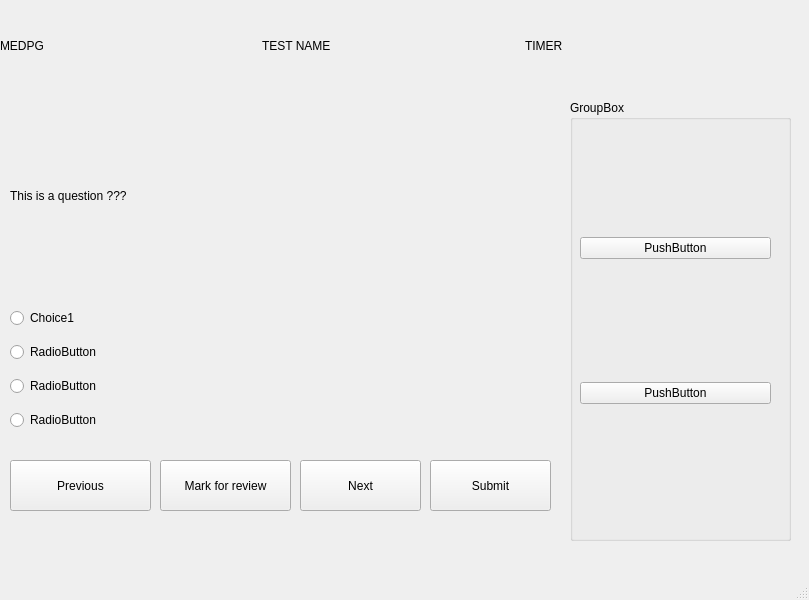
<?xml version="1.0" encoding="UTF-8"?>
<ui version="4.0">
 <class>MainWindow</class>
 <widget class="QMainWindow" name="MainWindow">
  <property name="geometry">
   <rect>
    <x>0</x>
    <y>0</y>
    <width>809</width>
    <height>600</height>
   </rect>
  </property>
  <property name="windowTitle">
   <string>MainWindow</string>
  </property>
  <widget class="QWidget" name="centralwidget">
   <widget class="QWidget" name="horizontalLayoutWidget">
    <property name="geometry">
     <rect>
      <x>0</x>
      <y>0</y>
      <width>781</width>
      <height>91</height>
     </rect>
    </property>
    <layout class="QHBoxLayout" name="horizontalLayout">
     <item>
      <widget class="QLabel" name="label_3">
       <property name="text">
        <string>MEDPG</string>
       </property>
      </widget>
     </item>
     <item>
      <widget class="QLabel" name="label_2">
       <property name="text">
        <string>TEST NAME</string>
       </property>
      </widget>
     </item>
     <item>
      <widget class="QLabel" name="label_4">
       <property name="text">
        <string>TIMER</string>
       </property>
      </widget>
     </item>
    </layout>
   </widget>
   <widget class="QWidget" name="horizontalLayoutWidget_2">
    <property name="geometry">
     <rect>
      <x>10</x>
      <y>100</y>
      <width>541</width>
      <height>191</height>
     </rect>
    </property>
    <layout class="QHBoxLayout" name="horizontalLayout_4">
     <item>
      <widget class="QLabel" name="label">
       <property name="text">
        <string>This is a question ???</string>
       </property>
      </widget>
     </item>
    </layout>
   </widget>
   <widget class="QPushButton" name="pushButton">
    <property name="geometry">
     <rect>
      <x>10</x>
      <y>460</y>
      <width>141</width>
      <height>51</height>
     </rect>
    </property>
    <property name="text">
     <string>Previous</string>
    </property>
   </widget>
   <widget class="QPushButton" name="pushButton_2">
    <property name="geometry">
     <rect>
      <x>300</x>
      <y>460</y>
      <width>121</width>
      <height>51</height>
     </rect>
    </property>
    <property name="text">
     <string>Next</string>
    </property>
   </widget>
   <widget class="QPushButton" name="pushButton_3">
    <property name="geometry">
     <rect>
      <x>160</x>
      <y>460</y>
      <width>131</width>
      <height>51</height>
     </rect>
    </property>
    <property name="text">
     <string>Mark for review</string>
    </property>
   </widget>
   <widget class="QPushButton" name="pushButton_4">
    <property name="geometry">
     <rect>
      <x>430</x>
      <y>460</y>
      <width>121</width>
      <height>51</height>
     </rect>
    </property>
    <property name="text">
     <string>Submit</string>
    </property>
   </widget>
   <widget class="QWidget" name="verticalLayoutWidget_2">
    <property name="geometry">
     <rect>
      <x>10</x>
      <y>300</y>
      <width>541</width>
      <height>141</height>
     </rect>
    </property>
    <layout class="QVBoxLayout" name="verticalLayout_5">
     <item>
      <widget class="QRadioButton" name="radioButton_2">
       <property name="text">
        <string>Choice1</string>
       </property>
      </widget>
     </item>
     <item>
      <widget class="QRadioButton" name="radioButton_4">
       <property name="text">
        <string>RadioButton</string>
       </property>
      </widget>
     </item>
     <item>
      <widget class="QRadioButton" name="radioButton">
       <property name="text">
        <string>RadioButton</string>
       </property>
      </widget>
     </item>
     <item>
      <widget class="QRadioButton" name="radioButton_3">
       <property name="text">
        <string>RadioButton</string>
       </property>
      </widget>
     </item>
    </layout>
   </widget>
   <widget class="QGroupBox" name="groupBox">
    <property name="geometry">
     <rect>
      <x>570</x>
      <y>100</y>
      <width>221</width>
      <height>441</height>
     </rect>
    </property>
    <property name="title">
     <string>GroupBox</string>
    </property>
    <widget class="QWidget" name="gridLayoutWidget">
     <property name="geometry">
      <rect>
       <x>10</x>
       <y>20</y>
       <width>191</width>
       <height>401</height>
      </rect>
     </property>
     <layout class="QGridLayout" name="gridLayout">
      <item row="0" column="0">
       <widget class="QPushButton" name="pushButton_5">
        <property name="text">
         <string>PushButton</string>
        </property>
       </widget>
      </item>
      <item row="1" column="0">
       <widget class="QPushButton" name="pushButton_6">
        <property name="text">
         <string>PushButton</string>
        </property>
       </widget>
      </item>
     </layout>
    </widget>
   </widget>
  </widget>
  <widget class="QMenuBar" name="menubar">
   <property name="geometry">
    <rect>
     <x>0</x>
     <y>0</y>
     <width>809</width>
     <height>21</height>
    </rect>
   </property>
  </widget>
  <widget class="QStatusBar" name="statusbar"/>
 </widget>
 <resources/>
 <connections/>
</ui>
